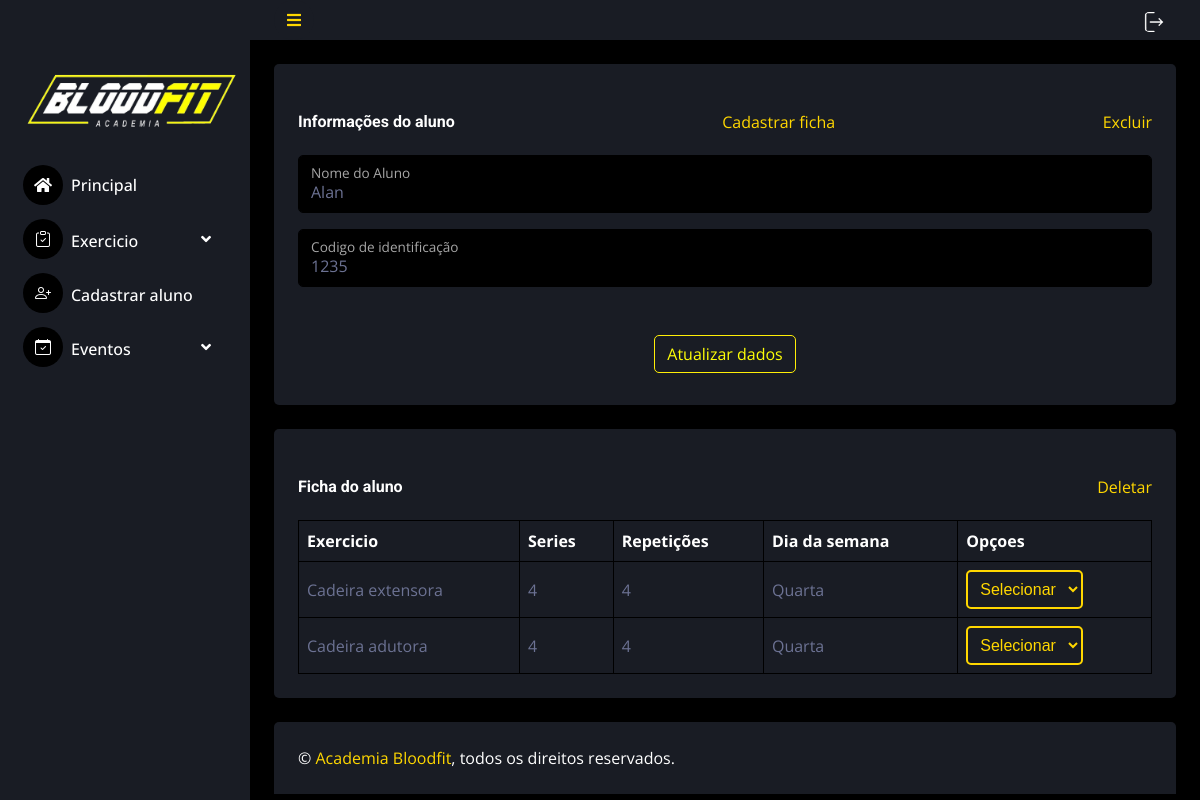
The page /admin/perfil?id_aluno=12 (signed in) on the database its author committed.
### tables this page shows
CREATE TABLE `alunos` (
  `id_aluno` int(2) NOT NULL,
  `codigo_ident` varchar(10) NOT NULL,
  `nome_aluno` varchar(50) DEFAULT NULL,
  `tipo_usuario` varchar(15) NOT NULL
);

CREATE TABLE `treino` (
  `id_treino` int(2) NOT NULL,
  `id_aluno` int(2) DEFAULT NULL,
  `id_exercicio` int(3) NOT NULL,
  `exercicio` varchar(50) NOT NULL,
  `serie` int(2) DEFAULT NULL,
  `repeticoes` int(2) DEFAULT NULL,
  `dia_semana` varchar(20) NOT NULL,
  `descricao_exercicio` varchar(50) NOT NULL,
  `link_exercicio` varchar(80) NOT NULL,
  `musculo_exercicio` varchar(20) NOT NULL
);

### admin/perfil.php (the view, shortened to what this page needs)
<?php
include_once('include/header.php');
if(isset($_GET['id_aluno'])){
  $id_aluno = $_GET['id_aluno'];
  $query = "SELECT * FROM alunos WHERE id_aluno = ?";
  $stmt = mysqli_prepare($_SESSION['conexao'], $query);
  mysqli_stmt_bind_param($stmt, "i", $id_aluno);
  mysqli_stmt_execute($stmt);
  $result = mysqli_stmt_get_result($stmt);
  $resp_sql = mysqli_fetch_array($result, MYSQLI_ASSOC);
}
?>
<div class="container-fluid pt-4 px-4">
<div class="bg-secondary rounded h-80 p-4">
<div class="space">
    <div class="info-item"><br>
  <h6 class="mb-4">Informações do aluno</h6>
</div>
<div class="info-item">
  <a class="test3" href="ficha?id_aluno=<?= $resp_sql['id_aluno'] ?>"> Cadastrar ficha</a>
</div>
<div class="info-item">
 <a class="test3" href="deletar_alunos?id_aluno=<?= $resp_sql['id_aluno'] ?>">Excluir</a>
</div>
</div>
<form action="perfil" method="post">
                            <div class="form-floating mb-3">
                                <input type="text" class="form-control" placeholder="name@example.com"  name="nome_aluno" value="<?=$resp_sql['nome_aluno']?>">
                                <label>Nome do Aluno</label>
                            </div>
                            <div class="form-floating mb-3">
                                <input type="text" class="form-control" placeholder="Password" name="codigo_ident" value="<?=$resp_sql['codigo_ident']?>">
                                <label >Codigo de identificação</label>
                            </div>
                            <center><br><button type="submit" class="btn btn-outline-warning m-2" value="Atualizar">Atualizar dados</button></center>
        </form>
</div>
</div>
<?php
  $stmt = mysqli_prepare($_SESSION['conexao'], "SELECT * FROM treino WHERE id_aluno=? ORDER BY musculo_exercicio");
  mysqli_stmt_bind_param($stmt, "i", $id_aluno);
  mysqli_stmt_execute($stmt);
  $resp_query = mysqli_stmt_get_result($stmt);
  echo '
  <div class="container-fluid pt-4 px-4">
  <div class="bg-secondary text-center rounded p-4">
                        <div class="space">
      <div class="info-item"><br>
                      <h6 class="mb-0">Ficha do aluno</h6><br>
                    </div>
      <div class="info-item">
      <a class="test3" href="deletar_ficha_comp?id_aluno='.$id_aluno.'">Deletar</a>
      </div>
      </div>
                  <div class="table-responsive">
                      <table class="table text-start align-middle table-bordered table-hover mb-0">
                          <thead>
                              <tr class="text-white">
                                  <th scope="col">Exercicio</th>
                                  <th scope="col">Series</th>
                                  <th scope="col">Repetições</th>
                                  <th scope="col">Dia da semana</th>
                                  <th scope="col">Opçoes</th>
                              </tr>
                          </thead>
                          <tbody> ';
  while($linha=mysqli_fetch_array($resp_query)){
  echo '
  <tr>
  <td>'.$linha['exercicio'].'</td>
  <td>'.$linha['serie'].'</td>
  <td>'.$linha['repeticoes'].'</td>
  <td>'.$linha['dia_semana'].'</td>
  <td><select id="mySelect" onchange="location = this.value;">
  <option value="">Selecionar</option>
  <option value="editar_ficha?id_aluno='.$id_aluno.'&id_exercicio='.$linha['id_exercicio'].'">Editar ficha</option>
  <option value="deletar_ficha?id_aluno='.$id_aluno.'&id_exercicio='.$linha['id_exercicio'].'">Deletar</option>
  </select></td>
  </tr>
  </tbody> ';
  }
  echo '
  </table>
  </div>
  </div></div>';
include_once 'include/footer.php';
?>

### css/style.css (style rules this page uses)
:root { --primary: #fbff00; --secondary: #191C24; --light: #6C7293; --dark: #000000; }
.btn { transition: .5s; }

### admin/perfil.php (style rules this page uses)
select { font-family: Arial, sans-serif; font-size: 16px; color: #ffd700; background-color: #191c24; border: 2px solid #ffd700; border-radius: 5px; padding: 8px; width: 200px; }
select { font-family: Arial, sans-serif; font-size: 16px; color: #ffd700; background-color: #191c24; border: 2px solid #ffd700; border-radius: 5px; padding: 8px; width: 117px; }
.info-item { display: inline-block; }
.test3 { justify-content: space-between; display: inline-block; }
.space { display: flex; justify-content: space-between; align-items: center; }

### rows shown on the page
alunos: nome_aluno "Alan", codigo_ident "1235"
treino: exercicio "Cadeira extensora", serie "4", repeticoes "4", dia_semana "Quarta"
treino: exercicio "Cadeira adutora", serie "4", repeticoes "4", dia_semana "Quarta"
